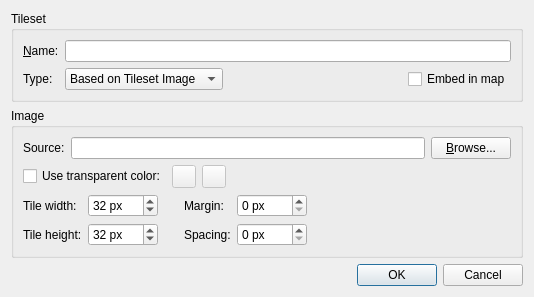
<?xml version="1.0" encoding="UTF-8"?>
<ui version="4.0">
 <class>NewTilesetDialog</class>
 <widget class="QDialog" name="NewTilesetDialog">
  <property name="geometry">
   <rect>
    <x>0</x>
    <y>0</y>
    <width>534</width>
    <height>450</height>
   </rect>
  </property>
  <property name="windowTitle">
   <string>New Tileset</string>
  </property>
  <layout class="QVBoxLayout" name="verticalLayout">
   <property name="sizeConstraint">
    <enum>QLayout::SetMinAndMaxSize</enum>
   </property>
   <item>
    <widget class="QGroupBox" name="tilesetGroupBox">
     <property name="sizePolicy">
      <sizepolicy hsizetype="Preferred" vsizetype="Fixed">
       <horstretch>0</horstretch>
       <verstretch>0</verstretch>
      </sizepolicy>
     </property>
     <property name="title">
      <string>Tileset</string>
     </property>
     <layout class="QGridLayout" name="gridLayout_2">
      <item row="0" column="0">
       <widget class="QLabel" name="nameLabel">
        <property name="text">
         <string>&amp;Name:</string>
        </property>
        <property name="buddy">
         <cstring>name</cstring>
        </property>
       </widget>
      </item>
      <item row="0" column="1" colspan="3">
       <widget class="QLineEdit" name="name">
        <property name="sizePolicy">
         <sizepolicy hsizetype="Expanding" vsizetype="Fixed">
          <horstretch>0</horstretch>
          <verstretch>0</verstretch>
         </sizepolicy>
        </property>
       </widget>
      </item>
      <item row="1" column="0">
       <widget class="QLabel" name="typeLabel">
        <property name="text">
         <string>Type:</string>
        </property>
       </widget>
      </item>
      <item row="1" column="1">
       <widget class="QComboBox" name="tilesetType">
        <property name="sizePolicy">
         <sizepolicy hsizetype="Fixed" vsizetype="Fixed">
          <horstretch>0</horstretch>
          <verstretch>0</verstretch>
         </sizepolicy>
        </property>
        <item>
         <property name="text">
          <string>Based on Tileset Image</string>
         </property>
        </item>
        <item>
         <property name="text">
          <string>Collection of Images</string>
         </property>
        </item>
        <item>
         <property name="text">
          <string>TexturePacker Images</string>
         </property>
        </item>
       </widget>
      </item>
      <item row="1" column="2">
       <spacer name="horizontalSpacer_4">
        <property name="orientation">
         <enum>Qt::Horizontal</enum>
        </property>
        <property name="sizeHint" stdset="0">
         <size>
          <width>10</width>
          <height>10</height>
         </size>
        </property>
       </spacer>
      </item>
      <item row="1" column="3">
       <widget class="QCheckBox" name="embedded">
        <property name="text">
         <string>Embed in map</string>
        </property>
       </widget>
      </item>
     </layout>
    </widget>
   </item>
   <item>
    <widget class="QGroupBox" name="imageGroupBox">
     <property name="sizePolicy">
      <sizepolicy hsizetype="Preferred" vsizetype="Fixed">
       <horstretch>0</horstretch>
       <verstretch>0</verstretch>
      </sizepolicy>
     </property>
     <property name="title">
      <string>Image</string>
     </property>
     <property name="checkable">
      <bool>false</bool>
     </property>
     <layout class="QGridLayout" name="gridLayout">
      <item row="0" column="5">
       <widget class="QPushButton" name="browseButton">
        <property name="text">
         <string>&amp;Browse...</string>
        </property>
       </widget>
      </item>
      <item row="0" column="0">
       <widget class="QLabel" name="sourceLabel">
        <property name="sizePolicy">
         <sizepolicy hsizetype="Fixed" vsizetype="Preferred">
          <horstretch>0</horstretch>
          <verstretch>0</verstretch>
         </sizepolicy>
        </property>
        <property name="text">
         <string>Source:</string>
        </property>
       </widget>
      </item>
      <item row="1" column="0" colspan="2">
       <widget class="QCheckBox" name="useTransparentColor">
        <property name="text">
         <string>Use transparent color:</string>
        </property>
       </widget>
      </item>
      <item row="1" column="2">
       <widget class="Tiled::ColorButton" name="colorButton">
        <property name="enabled">
         <bool>false</bool>
        </property>
       </widget>
      </item>
      <item row="1" column="4">
       <spacer name="horizontalSpacer_2">
        <property name="orientation">
         <enum>Qt::Horizontal</enum>
        </property>
        <property name="sizeHint" stdset="0">
         <size>
          <width>0</width>
          <height>13</height>
         </size>
        </property>
       </spacer>
      </item>
      <item row="2" column="0" colspan="6">
       <layout class="QGridLayout" name="gridLayout_3">
        <item row="1" column="1">
         <widget class="QSpinBox" name="tileHeight">
          <property name="suffix">
           <string> px</string>
          </property>
          <property name="minimum">
           <number>1</number>
          </property>
          <property name="maximum">
           <number>9999</number>
          </property>
          <property name="value">
           <number>32</number>
          </property>
         </widget>
        </item>
        <item row="1" column="0">
         <widget class="QLabel" name="tileHeightLabel">
          <property name="text">
           <string>Tile height:</string>
          </property>
         </widget>
        </item>
        <item row="1" column="2">
         <spacer name="horizontalSpacer">
          <property name="orientation">
           <enum>Qt::Horizontal</enum>
          </property>
          <property name="sizeType">
           <enum>QSizePolicy::Preferred</enum>
          </property>
          <property name="sizeHint" stdset="0">
           <size>
            <width>20</width>
            <height>20</height>
           </size>
          </property>
         </spacer>
        </item>
        <item row="0" column="1">
         <widget class="QSpinBox" name="tileWidth">
          <property name="enabled">
           <bool>true</bool>
          </property>
          <property name="suffix">
           <string extracomment="Remember starting with a space."> px</string>
          </property>
          <property name="minimum">
           <number>1</number>
          </property>
          <property name="maximum">
           <number>9999</number>
          </property>
          <property name="value">
           <number>32</number>
          </property>
         </widget>
        </item>
        <item row="0" column="3">
         <widget class="QLabel" name="marginLabel">
          <property name="toolTip">
           <string>The space at the edges of the tileset.</string>
          </property>
          <property name="text">
           <string>Margin:</string>
          </property>
         </widget>
        </item>
        <item row="0" column="4">
         <widget class="QSpinBox" name="margin">
          <property name="suffix">
           <string> px</string>
          </property>
          <property name="minimum">
           <number>0</number>
          </property>
          <property name="maximum">
           <number>9999</number>
          </property>
          <property name="value">
           <number>0</number>
          </property>
         </widget>
        </item>
        <item row="1" column="4">
         <widget class="QSpinBox" name="spacing">
          <property name="suffix">
           <string> px</string>
          </property>
          <property name="minimum">
           <number>0</number>
          </property>
          <property name="maximum">
           <number>9999</number>
          </property>
          <property name="value">
           <number>0</number>
          </property>
         </widget>
        </item>
        <item row="0" column="0">
         <widget class="QLabel" name="tileWidthLabel">
          <property name="text">
           <string>Tile width:</string>
          </property>
         </widget>
        </item>
        <item row="1" column="3">
         <widget class="QLabel" name="spacingLabel">
          <property name="toolTip">
           <string>The space between the tiles.</string>
          </property>
          <property name="text">
           <string>Spacing:</string>
          </property>
         </widget>
        </item>
        <item row="1" column="5">
         <spacer name="horizontalSpacer_3">
          <property name="orientation">
           <enum>Qt::Horizontal</enum>
          </property>
          <property name="sizeHint" stdset="0">
           <size>
            <width>0</width>
            <height>20</height>
           </size>
          </property>
         </spacer>
        </item>
       </layout>
      </item>
      <item row="0" column="1" colspan="4">
       <widget class="QLineEdit" name="image"/>
      </item>
      <item row="1" column="3">
       <widget class="QToolButton" name="dropperButton">
        <property name="enabled">
         <bool>false</bool>
        </property>
        <property name="toolTip">
         <string>Pick color from image</string>
        </property>
        <property name="text">
         <string/>
        </property>
        <property name="icon">
         <iconset>
          <normaloff>:/images/16x16/stock-tool-color-picker-16.png</normaloff>:/images/16x16/stock-tool-color-picker-16.png</iconset>
        </property>
       </widget>
      </item>
     </layout>
    </widget>
   </item>
   <item>
    <widget class="QDialogButtonBox" name="buttonBox">
     <property name="orientation">
      <enum>Qt::Horizontal</enum>
     </property>
     <property name="standardButtons">
      <set>QDialogButtonBox::Cancel|QDialogButtonBox::Ok</set>
     </property>
    </widget>
   </item>
  </layout>
 </widget>
 <customwidgets>
  <customwidget>
   <class>Tiled::ColorButton</class>
   <extends>QToolButton</extends>
   <header>colorbutton.h</header>
  </customwidget>
 </customwidgets>
 <tabstops>
  <tabstop>name</tabstop>
  <tabstop>tilesetType</tabstop>
  <tabstop>embedded</tabstop>
  <tabstop>image</tabstop>
  <tabstop>browseButton</tabstop>
  <tabstop>useTransparentColor</tabstop>
  <tabstop>colorButton</tabstop>
  <tabstop>dropperButton</tabstop>
  <tabstop>tileWidth</tabstop>
  <tabstop>tileHeight</tabstop>
  <tabstop>margin</tabstop>
  <tabstop>spacing</tabstop>
 </tabstops>
 <resources/>
 <connections>
  <connection>
   <sender>useTransparentColor</sender>
   <signal>toggled(bool)</signal>
   <receiver>colorButton</receiver>
   <slot>setEnabled(bool)</slot>
   <hints>
    <hint type="sourcelabel">
     <x>208</x>
     <y>282</y>
    </hint>
    <hint type="destinationlabel">
     <x>292</x>
     <y>281</y>
    </hint>
   </hints>
  </connection>
 </connections>
 <slots>
  <slot>tryAccept()</slot>
 </slots>
</ui>
